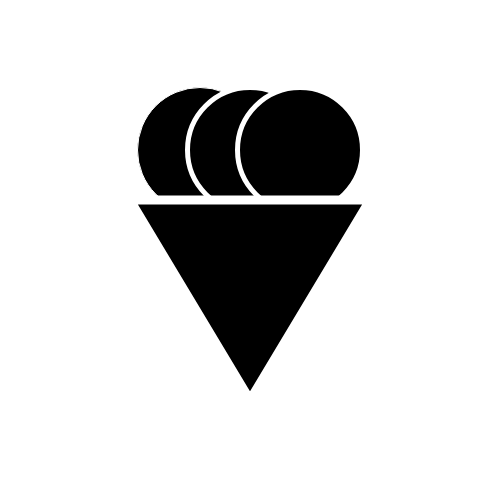
Frame 1 (no input)
Frame 60 (no input): identical to frame 1, image omitted
Frame 120 (the mouse pressed at the canvas centre since frame 60): identical to frame 1, image omitted

The p5.js sketch that drew this single still picture (run headless with seeded random() and noise() and a simulated clock; from frame 60 on, the mouse is pressed at the canvas centre):

// p5.js sketch
// ── sketch.js
function setup() {

  //constraits : one occurnces of triangle, ellipse, rect
  createCanvas(500, 500);


  background(255);
  fill(0);
  stroke(255);
  push()
  translate(width*0.4, height*0.3)
  for(i = 0; i < 3; i++)
  {
    ellipse(width/10*i, 0, width / 4, height /4)
    stroke(255);
    strokeWeight(5);
  }
  pop()

  push()
  translate(width*0.5, height*0.40)
  stroke(255);
  strokeWeight(9);
  triangle(-120, 0, 120, 0, 0, 200);
  pop()

}

function draw() {

}
